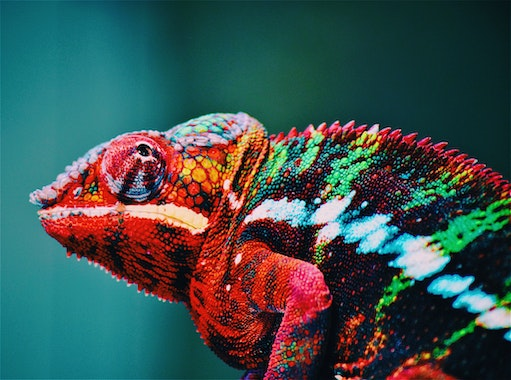
#> input picture notebooks/pexels-photo-567540.jpeg, 511 x 380 px
$ jupyter execute noisy-image.ipynb   (shell and % lines are left out)
#> lines starting #> are read from the running program, lines starting #| are printed output that depends on the picture
**Import dependencies**

[cell 1]
from PIL import Image
import numpy as np

**Download sample image**

**Verify download**

**Open sample image**

[cell 2]
image = Image.open('pexels-photo-567540.jpeg').convert('RGB')
#> image is the input picture: PIL image 511x380 RGB; mean R, G, B 61.4, 81.1, 79.2
image

**Convert image to NumPy array**

[cell 3]
image_array = np.array(image)
image_array.shape
#> Out = (380, 511, 3)

**Generate noise**

[cell 4]
noise = np.random.normal(0, 1, image_array.shape)*80
Image.fromarray(noise.astype(np.uint8))
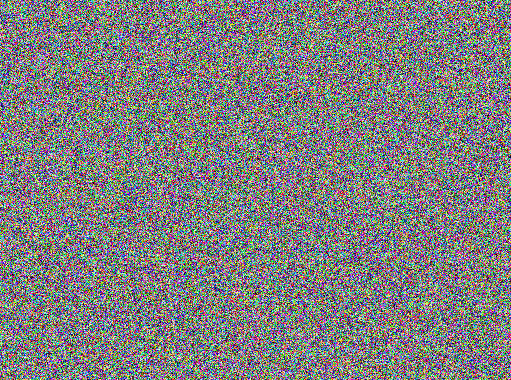
#> Out: PIL image 511x380 RGB; mean R, G, B 126.6, 126.7, 126.8
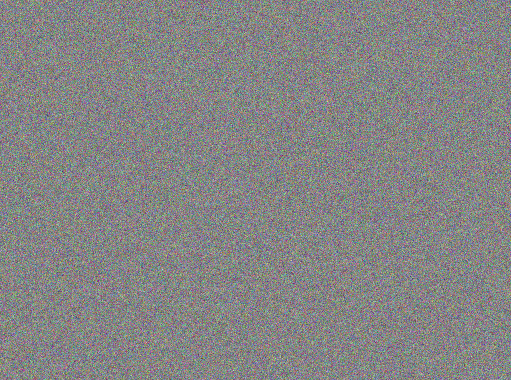
#> noise: shape (380, 511, 3) float64; mean of channels 0, 1, 2 0.3, 0.3, 0; drawn with min black and max white

**Add noise to image**

[cell 5]
noisy_image = image_array + noise
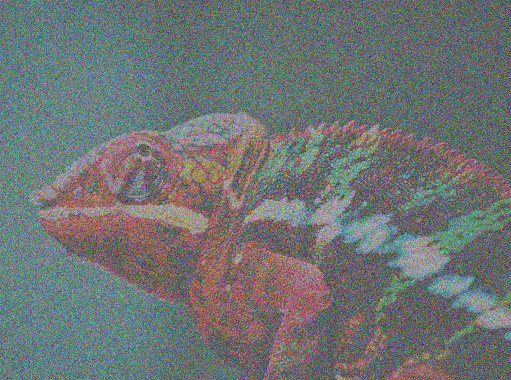
#> noisy_image: shape (380, 511, 3) float64; mean R, G, B 61.7, 81.4, 79.2; drawn with min black and max white
Image.fromarray(noisy_image.astype(np.uint8))
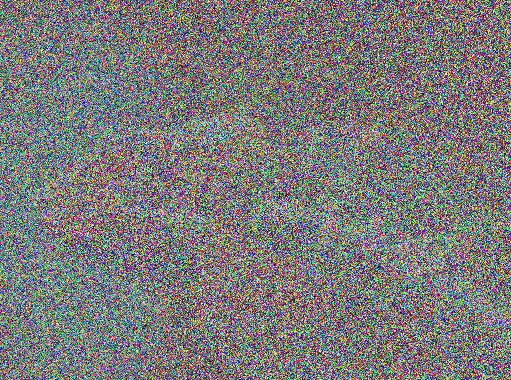
#> Out: PIL image 511x380 RGB; mean R, G, B 123.5, 122.4, 122.2

**Subtract noise from image**

[cell 6]
denoised_image = noisy_image - noise
Image.fromarray(denoised_image.astype(np.uint8))

$ run again, with notebooks/cat_crop.jpg copied over notebooks/pexels-photo-567540.jpeg
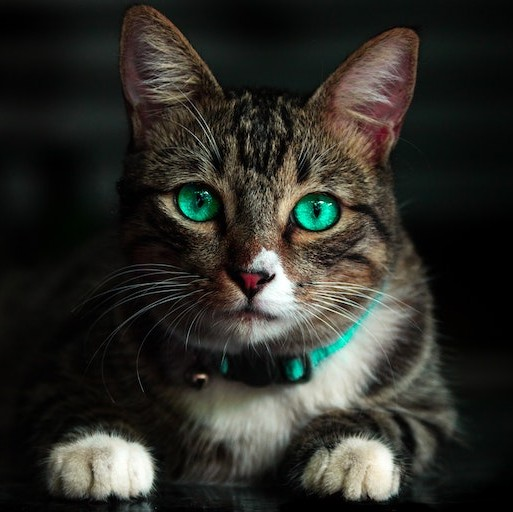
#> input picture notebooks/cat_crop.jpg, 513 x 512 px
#> image is the input picture: PIL image 513x512 RGB; mean R, G, B 46.2, 45.9, 40.2
#> `noisy_image = image_array + noise`:
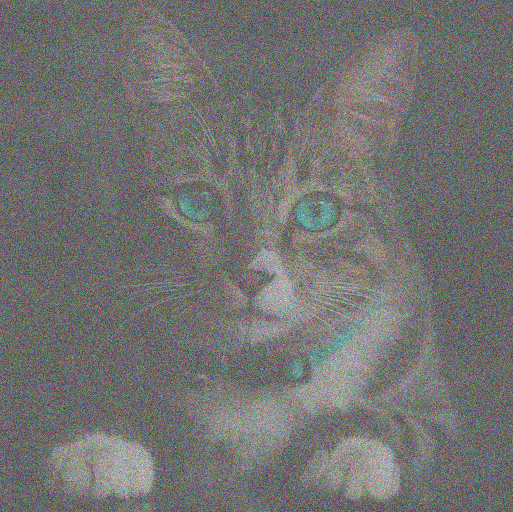
#> noisy_image: shape (512, 513, 3) float64; mean R, G, B 46.3, 46.2, 40.2; drawn with min black and max white
#> `Image.fromarray(noisy_image.astype(np.uint8))`:
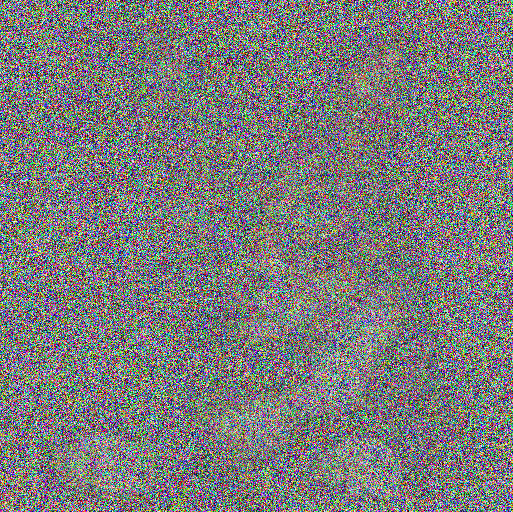
#> Out: PIL image 513x512 RGB; mean R, G, B 122.9, 122.6, 122.7

$ run again, with notebooks/robot_painting-2.png saved as notebooks/pexels-photo-567540.jpeg
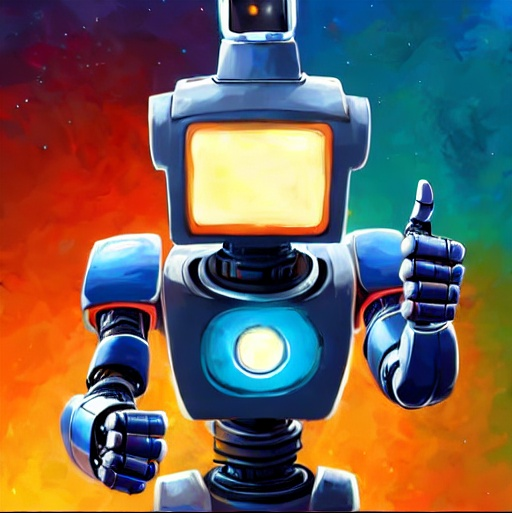
#> input picture notebooks/robot_painting-2.png, 512 x 513 px
#> image is the input picture: PIL image 512x513 RGB; mean R, G, B 113, 97.7, 87.5
#> `noisy_image = image_array + noise`:
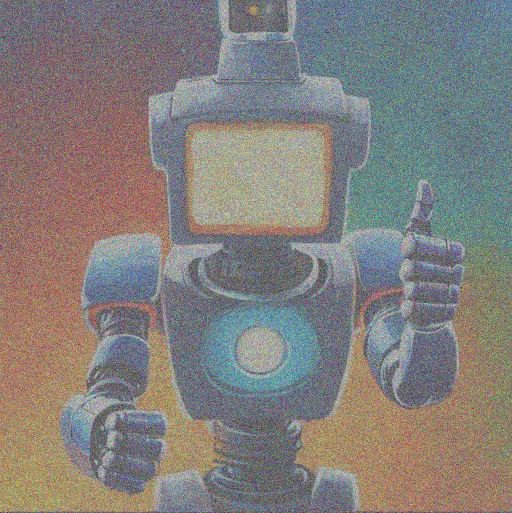
#> noisy_image: shape (513, 512, 3) float64; mean R, G, B 113.2, 98, 87.6; drawn with min black and max white
#> `Image.fromarray(noisy_image.astype(np.uint8))`:
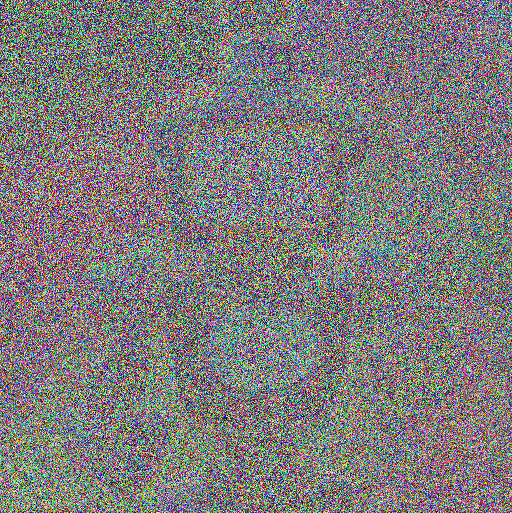
#> Out: PIL image 512x513 RGB; mean R, G, B 126.4, 123.5, 124.4
